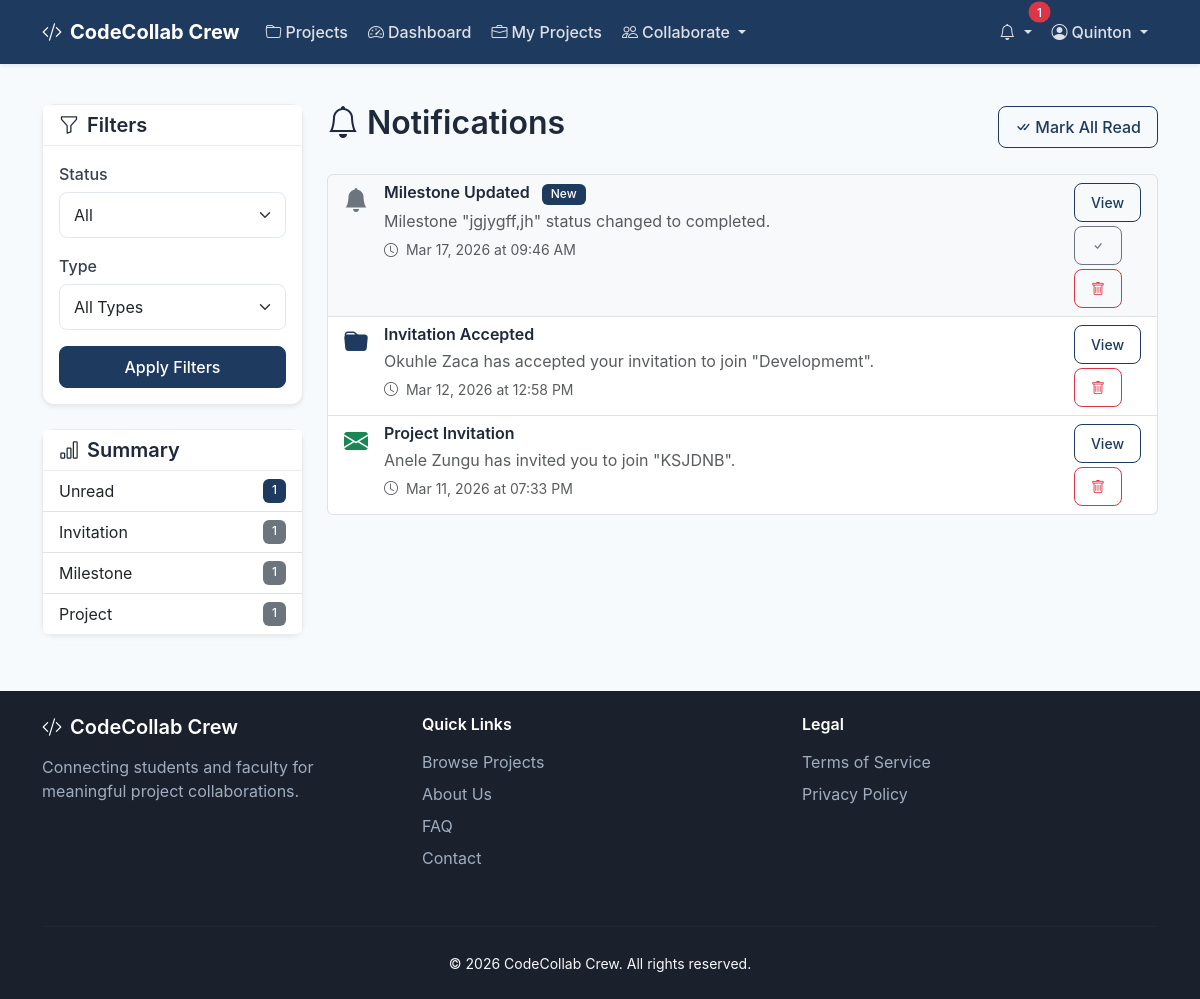
Screenshot of /notifications/ (signed in) with the database file from the repository.
### app/models.py (models this page shows, shortened)
class User(UserMixin, db.Model):
    __tablename__ = 'users'
    id = db.Column(db.Integer, primary_key=True)
    email = db.Column(db.String(120), unique=True, nullable=False, index=True)
    password_hash = db.Column(db.String(128), nullable=False)
    first_name = db.Column(db.String(50), nullable=False)
    last_name = db.Column(db.String(50), nullable=False)
    student_id = db.Column(db.String(20), unique=True, index=True)  # For students
    employee_id = db.Column(db.String(20), unique=True, index=True)  # For faculty
    phone = db.Column(db.String(20))
    bio = db.Column(db.Text)
    avatar = db.Column(db.String(200))
    is_active = db.Column(db.Boolean, default=True)
    is_verified = db.Column(db.Boolean, default=False)
    availability_status = db.Column(db.String(20), default='available')  # available, busy, away, offline
    last_seen = db.Column(db.DateTime, default=lambda: datetime.now(timezone.utc))
    created_at = db.Column(db.DateTime, default=lambda: datetime.now(timezone.utc))
    updated_at = db.Column(db.DateTime, default=lambda: datetime.now(timezone.utc), onupdate=lambda: datetime.now(timezone.utc))
    last_login = db.Column(db.DateTime)
    department_id = db.Column(db.Integer, db.ForeignKey('departments.id'))
    roles = db.relationship('Role', secondary=user_roles, backref=db.backref('users', lazy='dynamic'))
    skills = db.relationship('Skill', secondary=user_skills, backref=db.backref('users', lazy='dynamic'))
    owned_projects = db.relationship('Project', backref='owner', lazy='dynamic', foreign_keys='Project.owner_id')
    applications = db.relationship('ProjectApplication', backref='applicant', lazy='dynamic', foreign_keys='ProjectApplication.user_id')
    memberships = db.relationship('ProjectMember', backref='user', lazy='dynamic')
    contributions = db.relationship('Contribution', backref='contributor', lazy='dynamic')
    notifications = db.relationship('Notification', backref='user', lazy='dynamic', foreign_keys='Notification.user_id')
    def has_role(self, role_name):
        return any(role.name == role_name for role in self.roles)
    @property
    def is_lecturer(self):
        return self.has_role('lecturer')
    @property
    def is_student(self):
        return self.has_role('student')
    def get_unread_notifications_count(self):
        return Notification.query.filter_by(user_id=self.id, is_read=False).count()

class Notification(db.Model):
    __tablename__ = 'notifications'
    id = db.Column(db.Integer, primary_key=True)
    title = db.Column(db.String(200), nullable=False)
    message = db.Column(db.Text, nullable=False)
    notification_type = db.Column(db.String(50))  # application, deadline, update, feedback, system
    is_read = db.Column(db.Boolean, default=False)
    action_url = db.Column(db.String(500))
    created_at = db.Column(db.DateTime, default=lambda: datetime.now(timezone.utc))
    read_at = db.Column(db.DateTime)
    user_id = db.Column(db.Integer, db.ForeignKey('users.id'), nullable=False)
    sender_id = db.Column(db.Integer, db.ForeignKey('users.id'))
    project_id = db.Column(db.Integer, db.ForeignKey('projects.id'))
    sender = db.relationship('User', foreign_keys=[sender_id])
    project = db.relationship('Project', backref='notifications')

### app/routes/notifications.py (the view)
@notifications_bp.route('/')
@login_required
def view_all():
    page = request.args.get('page', 1, type=int)
    per_page = 20
    filter_type = request.args.get('type')
    filter_read = request.args.get('read')
    query = Notification.query.filter_by(user_id=current_user.id)
    if filter_type:
        query = query.filter_by(notification_type=filter_type)
    if filter_read == 'unread':
        query = query.filter_by(is_read=False)
    elif filter_read == 'read':
        query = query.filter_by(is_read=True)
    notifications = query.order_by(Notification.created_at.desc())\
        .paginate(page=page, per_page=per_page, error_out=False)
    type_counts = db.session.query(
        Notification.notification_type,
        db.func.count(Notification.id)
    ).filter_by(user_id=current_user.id).group_by(Notification.notification_type).all()
    unread_count = Notification.query.filter_by(
        user_id=current_user.id,
        is_read=False
    ).count()
    return render_template('notifications/list.html',
                         notifications=notifications,
                         type_counts=dict(type_counts),
                         unread_count=unread_count,
                         filter_type=filter_type,
                         filter_read=filter_read)

### app/templates/notifications/list.html (shortened to what this page needs)
{% extends "base.html" %}
{% block content %}
<div class="container py-4">
    <div class="row">
        <div class="col-lg-3">
            <div class="card mb-4">
                <div class="card-header">
                    <h5 class="mb-0"><i class="bi bi-funnel me-2"></i>Filters</h5>
                </div>
                <div class="card-body">
                    <form method="GET" action="{{ url_for('notifications.view_all') }}">
                        <div class="mb-3">
                            <label class="form-label">Status</label>
                            <select name="read" class="form-select">
                                <option value="">All</option>
                            </select>
                        </div>
                        <div class="mb-3">
                            <label class="form-label">Type</label>
                            <select name="type" class="form-select">
                                <option value="">All Types</option>
                            </select>
                        </div>
                        <button type="submit" class="btn btn-primary w-100">Apply Filters</button>
                    </form>
                </div>
            </div>
            <div class="card">
                <div class="card-header">
                    <h5 class="mb-0"><i class="bi bi-bar-chart me-2"></i>Summary</h5>
                </div>
                <ul class="list-group list-group-flush">
                    <li class="list-group-item d-flex justify-content-between">
                        <span>Unread</span>
                        <span class="badge bg-primary">{{ unread_count }}</span>
                    </li>
                    {% for type, count in type_counts.items() %}
                    <li class="list-group-item d-flex justify-content-between">
                        <span>{{ type|capitalize }}</span>
                        <span class="badge bg-secondary">{{ count }}</span>
                    </li>
                    {% endfor %}
                </ul>
            </div>
        </div>
        <div class="col-lg-9">
            <div class="d-flex justify-content-between align-items-center mb-4">
                <h2><i class="bi bi-bell me-2"></i>Notifications</h2>
                <div>
                    {% if unread_count > 0 %}
                    <form action="{{ url_for('notifications.mark_all_read') }}" method="POST" class="d-inline">
                        <button type="submit" class="btn btn-outline-primary">
                            <i class="bi bi-check-all me-1"></i>Mark All Read
                        </button>
                    </form>
                    {% endif %}
                </div>
            </div>
            {% if notifications.items %}
            <div class="list-group mb-4">
                {% for notification in notifications.items %}
                <div class="list-group-item list-group-item-action {% if not notification.is_read %}bg-light{% endif %}">
                    <div class="d-flex w-100 justify-content-between align-items-start">
                        <div class="d-flex align-items-start">
                            <div class="me-3">
                                {% if notification.notification_type == 'project' %}
                                <i class="bi bi-folder-fill text-primary fs-4"></i>
                                {% elif notification.notification_type == 'invitation' %}
                                <i class="bi bi-envelope-fill text-success fs-4"></i>
                                {% elif notification.notification_type == 'collaboration' %}
                                <i class="bi bi-people-fill text-info fs-4"></i>
                                {% else %}
                                <i class="bi bi-bell-fill text-secondary fs-4"></i>
                                {% endif %}
                            </div>
                            <div>
                                <h6 class="mb-1">
                                    {{ notification.title }}
                                    {% if not notification.is_read %}
                                    <span class="badge bg-primary ms-2">New</span>
                                    {% endif %}
                                </h6>
                                <p class="mb-1 text-muted">{{ notification.message }}</p>
                                <small class="text-muted">
                                    <i class="bi bi-clock me-1"></i>
                                    {{ notification.created_at.strftime('%b %d, %Y at %I:%M %p') }}
                                </small>
                            </div>
                        </div>
                        <div class="d-flex flex-column gap-1">
                            {% if notification.action_url %}
                            <a href="{{ notification.action_url }}" class="btn btn-sm btn-outline-primary">
                                View
                            </a>
                            {% endif %}
                            {% if not notification.is_read %}
                            <form action="{{ url_for('notifications.mark_read', notification_id=notification.id) }}" method="POST">
                                <button type="submit" class="btn btn-sm btn-outline-secondary">
                                    <i class="bi bi-check"></i>
                                </button>
                            </form>
                            {% endif %}
                            <form action="{{ url_for('notifications.delete_notification', notification_id=notification.id) }}" method="POST">
                                <button type="submit" class="btn btn-sm btn-outline-danger" onclick="return confirm('Delete this notification?')">
                                    <i class="bi bi-trash"></i>
                                </button>
                            </form>
                        </div>
                    </div>
                </div>
                {% endfor %}
            </div>
            {% else %}
            <div class="text-center py-5">
                <i class="bi bi-bell-slash display-1 text-muted"></i>
                <h4 class="mt-3">No Notifications</h4>
                <p class="text-muted">You're all caught up!</p>
            </div>
            {% endif %}
        </div>
    </div>
</div>
{% endblock %}

### app/templates/base.html (shortened to what this page needs)
<!DOCTYPE html>
<html lang="en">
<head>
    <link href="https://cdn.jsdelivr.net/npm/bootstrap@5.3.2/dist/css/bootstrap.min.css" rel="stylesheet">
    <link href="https://cdn.jsdelivr.net/npm/bootstrap-icons@1.11.1/font/bootstrap-icons.css" rel="stylesheet">
    <link href="{{ url_for('static', filename='css/main.css') }}" rel="stylesheet">
</head>
<body>
    <nav class="navbar navbar-expand-lg navbar-dark bg-primary sticky-top">
        <div class="container">
            <a class="navbar-brand fw-bold" href="{{ url_for('main.index') }}">
                <i class="bi bi-code-slash me-2"></i>CodeCollab Crew
            </a>
            <div class="collapse navbar-collapse" id="navbarNav">
                <ul class="navbar-nav me-auto">
                    <li class="nav-item">
                        <a class="nav-link" href="{{ url_for('projects.list_projects') }}">
                            <i class="bi bi-folder me-1"></i>Projects
                        </a>
                    </li>
                    {% if current_user.is_authenticated %}
                    <li class="nav-item">
                        <a class="nav-link" href="{{ url_for('dashboard.index') }}">
                            <i class="bi bi-speedometer2 me-1"></i>Dashboard
                        </a>
                    </li>
                    <li class="nav-item">
                        <a class="nav-link" href="{{ url_for('projects.my_projects') }}">
                            <i class="bi bi-briefcase me-1"></i>My Projects
                        </a>
                    </li>
                    <li class="nav-item dropdown">
                        <a class="nav-link dropdown-toggle" href="#" id="collabDropdown"
                           role="button" data-bs-toggle="dropdown" aria-expanded="false">
                            <i class="bi bi-people me-1"></i>Collaborate
                        </a>
                    </li>
                    {% endif %}
                </ul>
                <ul class="navbar-nav">
                    {% if current_user.is_authenticated %}
                    <li class="nav-item dropdown">
                        <a class="nav-link dropdown-toggle position-relative" href="#" id="notificationsDropdown"
                           role="button" data-bs-toggle="dropdown" aria-expanded="false">
                            <i class="bi bi-bell"></i>
                            {% set unread_count = current_user.get_unread_notifications_count() %}
                            {% if unread_count > 0 %}
                            <span class="position-absolute top-0 start-100 translate-middle badge rounded-pill bg-danger">
                                {{ unread_count if unread_count < 100 else '99+' }}
                            </span>
                            {% endif %}
                        </a>
                    </li>
                    <li class="nav-item dropdown">
                        <a class="nav-link dropdown-toggle" href="#" id="userDropdown"
                           role="button" data-bs-toggle="dropdown" aria-expanded="false">
                            <i class="bi bi-person-circle me-1"></i>{{ current_user.first_name }}
                        </a>
                    </li>
                    {% endif %}
                </ul>
            </div>
        </div>
    </nav>
    <main class="main-content">
        {% block content %}{% endblock %}
    </main>
    <footer class="footer mt-auto py-4 bg-dark text-light">
        <div class="container">
            <div class="row">
                <div class="col-md-4 mb-3">
                    <h5><i class="bi bi-code-slash me-2"></i>CodeCollab Crew</h5>
                    <p>
                        Connecting students and faculty for meaningful project collaborations.
                    </p>
                </div>
                <div class="col-md-4 mb-3">
                    <h6>Quick Links</h6>
                    <ul class="list-unstyled">
                        <li><a href="{{ url_for('projects.list_projects') }}">Browse Projects</a></li>
                        <li><a href="{{ url_for('main.about') }}">About Us</a></li>
                        <li><a href="{{ url_for('main.faq') }}">FAQ</a></li>
                        <li><a href="{{ url_for('main.contact') }}">Contact</a></li>
                    </ul>
                </div>
                <div class="col-md-4 mb-3">
                    <h6>Legal</h6>
                    <ul class="list-unstyled">
                        <li><a href="{{ url_for('main.terms') }}">Terms of Service</a></li>
                        <li><a href="{{ url_for('main.privacy') }}">Privacy Policy</a></li>
                    </ul>
                </div>
            </div>
            <hr>
            <div class="text-center">
                <small>&copy; {{ now.year }} CodeCollab Crew. All rights reserved.</small>
            </div>
        </div>
    </footer>
</body>
</html>

### rows the page displays
User: first_name "Quinton"
Notification: notification_type "Invitation", is_read "1", title "Project Invitation", message "Anele Zungu has invited you to join \"KSJDNB\".", created_at "Mar 11, 2026 at 07:33 PM"
Notification: notification_type "Project", is_read "1", title "Invitation Accepted", message "Okuhle Zaca has accepted your invitation to join \"Developmemt\".", created_at "Mar 12, 2026 at 12:58 PM"
Notification: notification_type "milestone" (drawn), title "Milestone Updated", is_read "New", message "Milestone \"jgjygff,jh\" status changed to completed.", created_at "Mar 17, 2026 at 09:46 AM"

### other values shown
{{ unread_count if unread_count < 100 else '99+' }} "1"
{{ unread_count }} "1"
{{ type|capitalize }} "Milestone"
{{ count }} "1"
